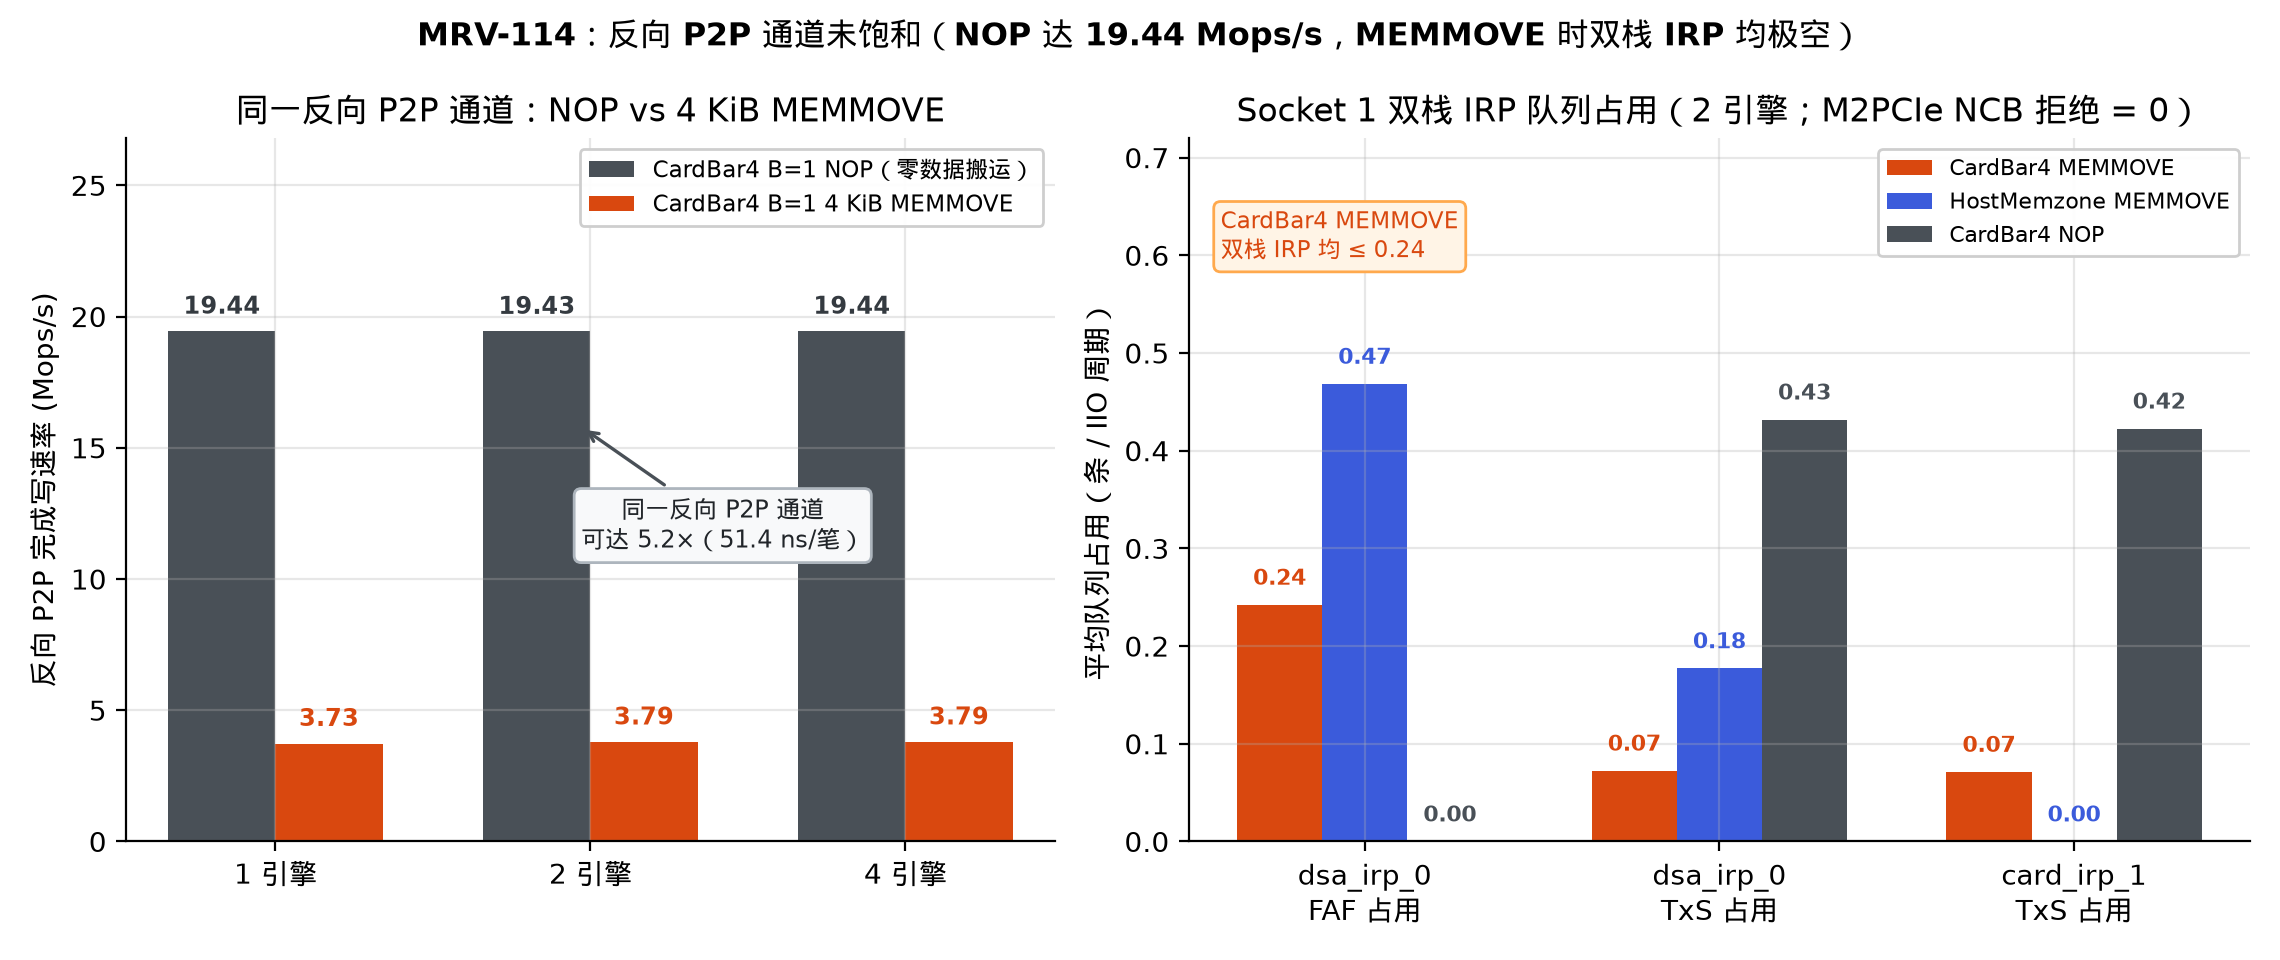

Recreate this plot in Python.
#!/usr/bin/env python3
"""MRV-114 Figure 2: Reverse-P2P NOP ceiling (5.2x) vs MEMMOVE and Socket-1 IIO/IRP queue occupancy."""
import json
import statistics
from collections import defaultdict
from pathlib import Path

import matplotlib.pyplot as plt
import numpy as np

import mrvplot

ROOT = Path(__file__).resolve().parents[2]
RUNS = ROOT / "logs/mrv114-2026-11-19/runs.jsonl"


def main():
    rows = [json.loads(line) for line in RUNS.read_text().splitlines() if line.strip()]
    for r in rows:
        assert r.get("lost", 0) == 0 and r.get("bad", 0) == 0
        assert r.get("dyn_lost", 0) == 0 and r.get("dyn_bad", 0) == 0

    main_rate = defaultdict(list)
    for r in rows:
        if r["mode"] == "rate" and r["pmu"]["profile"] == "main" and r["batch_size"] == 1:
            main_rate[(r["comp_target"], r["op"], r["engines"])].append(r)

    engines = [1, 2, 4]
    x = np.arange(len(engines))

    fig, (ax1, ax2) = plt.subplots(1, 2, figsize=(11.4, 4.8), gridspec_kw={"width_ratios": [1.05, 1.2]})

    # --- Left panel: Reverse-P2P completion write rate (NOP vs 4 KiB MEMMOVE) ---
    nop_rates = [statistics.median(r["mops_s"] for r in main_rate[("card_bar4", "nop", e)]) for e in engines]
    mem_rates = [statistics.median(r["mops_s"] for r in main_rate[("card_bar4", "memmove", e)]) for e in engines]

    w = 0.34
    b_nop = ax1.bar(x - w / 2, nop_rates, width=w, color="#495057", label="CardBar4 B=1 NOP（零数据搬运）")
    b_mem = ax1.bar(x + w / 2, mem_rates, width=w, color="#d9480f", label="CardBar4 B=1 4 KiB MEMMOVE")

    for rect, v in zip(b_nop, nop_rates):
        ax1.text(rect.get_x() + rect.get_width() / 2, v + 0.45, f"{v:.2f}", ha="center", va="bottom",
                 fontsize=8.6, fontweight="bold", color="#343a40")
    for rect, v in zip(b_mem, mem_rates):
        ax1.text(rect.get_x() + rect.get_width() / 2, v + 0.45, f"{v:.2f}", ha="center", va="bottom",
                 fontsize=8.6, fontweight="bold", color="#d9480f")

    ax1.annotate("同一反向 P2P 通道\n可达 5.2×（51.4 ns/笔）", xy=(1 - w / 2 + 0.14, 15.8), xytext=(1.42, 11.2),
                 arrowprops=dict(arrowstyle="->", color="#495057", lw=1.2),
                 fontsize=8.5, color="#212529", ha="center",
                 bbox=dict(boxstyle="round,pad=0.3", fc="#f8f9fa", ec="#adb5bd"))

    ax1.set_xticks(x)
    ax1.set_xticklabels(["1 引擎", "2 引擎", "4 引擎"])
    ax1.set_ylabel("反向 P2P 完成写速率 (Mops/s)")
    ax1.set_ylim(0, 26.8)
    ax1.set_title("同一反向 P2P 通道：NOP vs 4 KiB MEMMOVE")
    ax1.legend(loc="upper right", fontsize=8.2, frameon=True, framealpha=0.95)

    # --- Right panel: Socket-1 dual-stack IRP queue occupancy (2 engines; 1/4 engines identical) ---
    conds = [
        ("CardBar4 MEMMOVE", ("card_bar4", "memmove", 2), "#d9480f"),
        ("HostMemzone MEMMOVE", ("host_memzone", "memmove", 2), "#3b5bdb"),
        ("CardBar4 NOP", ("card_bar4", "nop", 2), "#495057"),
    ]
    metrics = [
        ("dsa_irp_0\nFAF 占用", "dsa_irp_faf_occ", "dsa_iio_clk"),
        ("dsa_irp_0\nTxS 占用", "dsa_irp_txs_occ", "dsa_iio_clk"),
        ("card_irp_1\nTxS 占用", "card_irp_txs_occ", "card_iio_clk"),
    ]
    mx = np.arange(len(metrics))
    bw = 0.24
    for ci, (label, key, color) in enumerate(conds):
        rs = main_rate[key]
        vals = [
            statistics.median(r["pmu"]["counters"][cn]["val"] / r["pmu"]["counters"][clk]["val"] for r in rs)
            for _, cn, clk in metrics
        ]
        bars = ax2.bar(mx + (ci - 1) * bw, vals, width=bw, color=color, label=label)
        for rect, v in zip(bars, vals):
            ax2.text(rect.get_x() + rect.get_width() / 2, v + 0.015, f"{v:.2f}",
                     ha="center", va="bottom", fontsize=8.0, color=color, fontweight="bold")

    ax2.set_xticks(mx)
    ax2.set_xticklabels([m[0] for m in metrics])
    ax2.set_ylabel("平均队列占用（条 / IIO 周期）")
    ax2.set_ylim(0, 0.72)
    ax2.set_title("Socket 1 双栈 IRP 队列占用（2 引擎；M2PCIe NCB 拒绝 = 0）")
    ax2.legend(loc="upper right", fontsize=8.0, frameon=True, framealpha=0.95)
    ax2.text(0.03, 0.90, "CardBar4 MEMMOVE\n双栈 IRP 均 ≤ 0.24",
             transform=ax2.transAxes, ha="left", va="top", fontsize=8.3, color="#d9480f",
             bbox=dict(boxstyle="round,pad=0.3", fc="#fff4e6", ec="#ffa94d"))

    fig.suptitle("MRV-114：反向 P2P 通道未饱和（NOP 达 19.44 Mops/s，MEMMOVE 时双栈 IRP 均极空）",
                 fontsize=11.5, fontweight="bold", y=0.98)
    out = mrvplot.save(fig, "mrv-114-pmu-queues")
    print(f"Wrote {out}")


if __name__ == "__main__":
    main()
